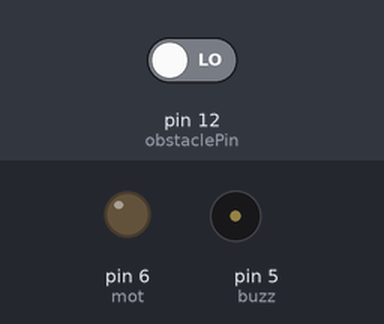
The sketch below on a simulated Arduino Uno, built with avr-gcc and run on an emulated ATmega328P. Parts: output pins drawn as LEDs (lit = HIGH), buzzer (waves = sounding, pin HIGH). The inputs (shaded band) are chosen by the test bench; at power-on: pin 12 (obstaclePin) LOW.

Above: at 1.2 s.
1.3 s: pin 12 (obstaclePin) driven HIGH
At 1.7 s:
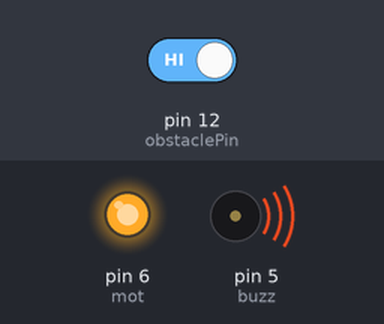
2.9 s: pin 12 (obstaclePin) driven LOW
At 4.1 s:
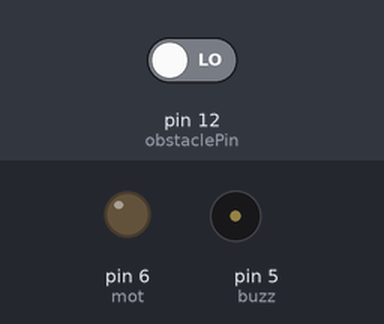
Timing chart, 0 to 5.9 s (numbered marks = the images above; inputs shaded):
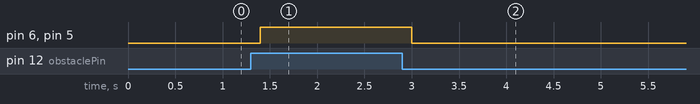

Measured:
- after the input at 1.3 s, pin 6 (mot), pin 5 (buzz): LOW → HIGH after 0.10 s
- after the input at 2.9 s, pin 6 (mot), pin 5 (buzz): HIGH → LOW after 0.10 s

The sketch:

Sleep_Detection.ino
```cpp
//int LEDpin = 13;
int obstaclePin = 12;
int hasObstacle = LOW;  // LOW MEANS NO OBSTACLE
int buzz = 5;
int mot = 6;

void setup() {
  //pinMode(LEDpin, OUTPUT);
  pinMode(obstaclePin, INPUT);
  pinMode(buzz, OUTPUT);
  pinMode(mot, OUTPUT);

 // Serial.begin(9600);
}

void loop() {
  hasObstacle = digitalRead(obstaclePin);

  if (hasObstacle == HIGH) {
  //  Serial.println("Stop something is ahead!!");
    //digitalWrite(LEDpin, HIGH);
    digitalWrite(buzz, HIGH);
    digitalWrite(mot, HIGH);

  }
  else {
    //Serial.println("Path is clear");
    //digitalWrite(LEDpin, LOW);
    digitalWrite(buzz, LOW);
    digitalWrite(mot, LOW);
  }
  delay(200);
}
```
